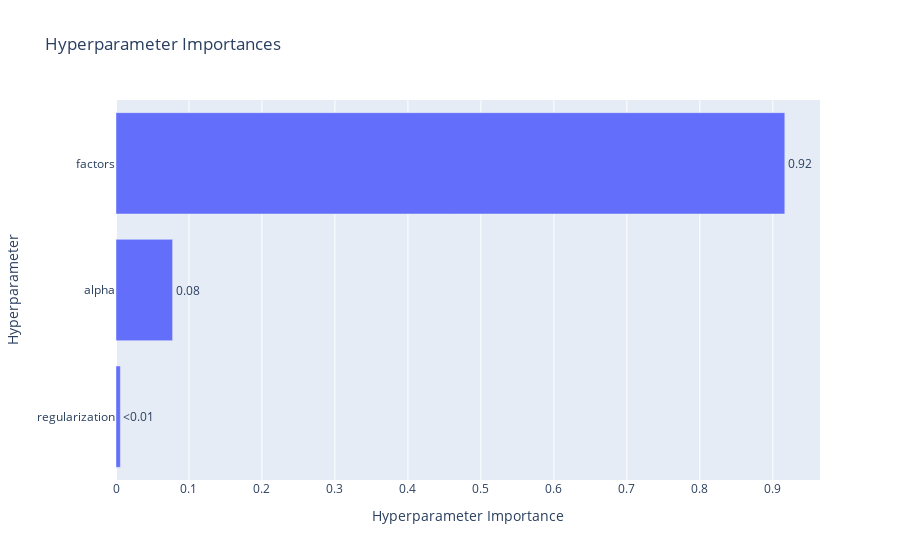

Notebook code for this chart:
### Code cell
# Hyperparameter Importances
plot_param_importances(study).show()

### Figure 1 — Plotly figure (JSON) as saved in the notebook; plotly's stock layout.template omitted (floating-point values rounded to 4 significant figures)
{"data": [{"cliponaxis": false, "hovertemplate": ["regularization (FloatDistribution): 0.005981378636799377<extra></extra>", "alpha (FloatDistribution): 0.07757081987011809<extra></extra>", "factors (CategoricalDistribution): 0.9164478014930826<extra></extra>"], "name": "Objective Value", "orientation": "h", "text": ["<0.01", "0.08", "0.92"], "textposition": "outside", "type": "bar", "x": [0.005981, 0.07757, 0.9164], "y": ["regularization", "alpha", "factors"]}], "layout": {"title": {"text": "Hyperparameter Importances"}, "xaxis": {"title": {"text": "Hyperparameter Importance"}}, "yaxis": {"title": {"text": "Hyperparameter"}}}}
